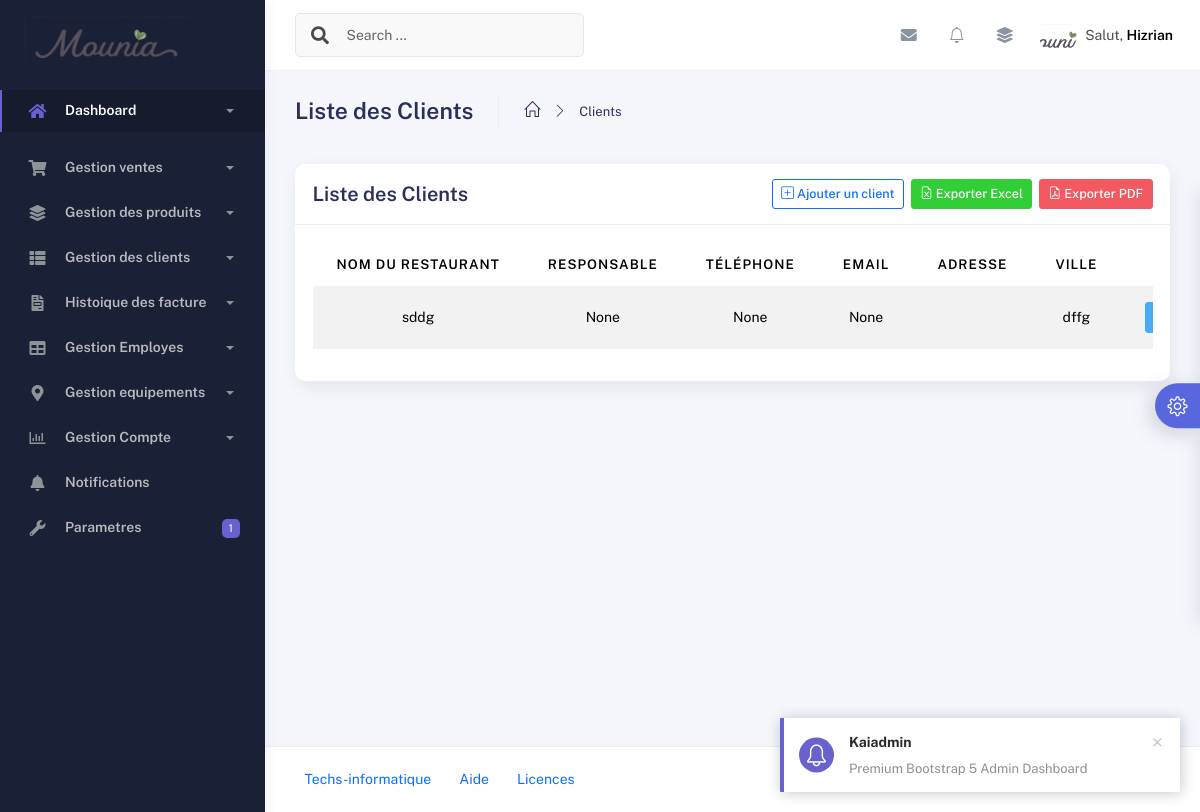
/clients/, run on the app's committed database.
### application/models.py (models this page shows, shortened)
class ParametresMounia(models.Model):
    nom_hotel = models.CharField(max_length=100, default="Mon app")
    adresse = models.TextField(default="Adresse par défaut")
    email_contact = models.EmailField(default="contact@mounia.com")
    telephone_contact = models.CharField(max_length=20, default="+123456789")
    politique_annulation = models.TextField(
        default="Annulation gratuite jusqu'à 48h avant l'arrivée.",
        help_text="Texte explicatif pour les annulations"
    )
    logo = models.ImageField(upload_to='hotel_logos/', blank=True, null=True)  # Optionnel
    class Meta:
        verbose_name_plural = "Paramètres de mounia"  # Nom correct dans l'admin Django

class Client(models.Model):
    nom = models.CharField(max_length=150, verbose_name="Nom du restaurant")
    responsable = models.CharField(max_length=100, verbose_name="Nom du responsable", blank=True, null=True)
    telephone = models.CharField(
        max_length=20,
        verbose_name="Téléphone",
        unique=True,
        blank=True,
        null=True  # Ajouter null=True
    )
    ice = models.CharField(
        max_length=15,
        verbose_name="ICE",
        unique=False,
        blank=True,
        null=True
    )
    email = models.EmailField(blank=True, null=True, verbose_name="Email")
    adresse = models.TextField(verbose_name="Adresse", blank=True, null=True)
    ville = models.CharField(max_length=100, verbose_name="Ville")
    prix_livraison = models.DecimalField(
        max_digits=10,
        decimal_places=2,
        verbose_name="Prix de livraison (en MAD)"
    )
    date_creation = models.DateTimeField(auto_now_add=True, verbose_name="Date d'ajout")
    class Meta:
        verbose_name = "Client (Restaurant)"
        verbose_name_plural = "Clients (Restaurants)"
        ordering = ["nom"]

### application/views.py (the view)
# urls.py: path("clients/", views.liste_clients, name="liste_clients"),
def liste_clients(request):
    clients = Client.objects.all()
    return render(request, "clients/liste_clients.html", {"clients": clients})

### application/context_processors.py (called while the page is built)
def parametres_mounia(request):
    return {
        'parametres': ParametresMounia.objects.first() or None
    }

### templates/clients/liste_clients.html (shortened to what this page needs)
{% extends "base.html" %}
{% load static %}
{% block content %}
<div class="container">
  <div class="page-inner">
    <div class="page-header">
      <h3 class="fw-bold mb-3">Liste des Clients</h3>
      <ul class="breadcrumbs mb-3">
        <li class="nav-home">
          <a href="{% url 'home' %}">
            <i class="icon-home"></i>
          </a>
        </li>
        <li class="separator">
          <i class="icon-arrow-right"></i>
        </li>
        <li class="nav-item">
          <a href="{% url 'liste_clients' %}">Clients</a>
        </li>
      </ul>
    </div>
    <div class="row">
      <div class="col-md-12">
        <div class="card">
          <div class="card-header">
            <div class="d-flex align-items-center">
              <h4 class="card-title">Liste des Clients</h4>
              <a
                href="{% url 'ajouter_client' %}"
                class="btn btn-outline-primary ms-auto me-2"
              >
                <i class="bi bi-plus-square"></i> Ajouter un client
              </a>
              <a
                href=""
                class="btn btn-success me-2"
              >
                <i class="bi bi-file-earmark-excel"></i> Exporter Excel
              </a>
              <a
                href=""
                class="btn btn-danger"
              >
                <i class="bi bi-file-earmark-pdf"></i> Exporter PDF
              </a>
            </div>
          </div>
          <div class="card-body">
            <div class="table-responsive">
              <table
                id="clients-table"
                class="display table table-striped table-hover"
              >
                <thead>
                  <tr>
                    <th style="width: 200px">Nom du Restaurant</th>
                    <th style="width: 150px">Responsable</th>
                    <th style="width: 120px">Téléphone</th>
                    <th style="width: 200px">Email</th>
                    <th style="width: 250px">Adresse</th>
                    <th style="width: 120px">Ville</th>
                    <th style="width: 200px">Actions</th>
                  </tr>
                </thead>
                <tbody>
                  {% for client in clients %}
                  <tr>
                    <td>{{ client.nom }}</td>
                    <td>{{ client.responsable }}</td>
                    <td>{{ client.telephone }}</td>
                    <td>{{ client.email }}</td>
                    <td>{{ client.adresse }}</td>
                    <td>{{ client.ville }}</td>
                    <td>
                      <div class="d-flex justify-content-center">
                        <a
                          href="{% url 'detail_client' client.pk %}"
                          class="btn btn-info btn me-2"
                          data-toggle="tooltip"
                          title="Détails"
                        >
                        </a>
                      </div>
                    </td>
                  </tr>
                  {% endfor %}
                </tbody>
              </table>
            </div>
          </div>
        </div>
      </div>
    </div>
  </div>
</div>
{% endblock content %}

### templates/base.html (shortened to what this page needs)
{% load static %}
<!DOCTYPE html>
<html lang="fr">
  <head>
    <link href="https://cdn.jsdelivr.net/npm/bootstrap@5.3.0/dist/css/bootstrap.min.css" rel="stylesheet">
    <link href="https://cdn.jsdelivr.net/npm/bootstrap-icons@1.10.0/font/bootstrap-icons.css" rel="stylesheet">
    <link href="https://cdnjs.cloudflare.com/ajax/libs/font-awesome/5.15.4/css/all.min.css" rel="stylesheet">
    <link href="https://cdn.jsdelivr.net/npm/@fullcalendar/core/main.css" rel="stylesheet">
    <link href="https://cdn.jsdelivr.net/npm/@fullcalendar/daygrid/main.css" rel="stylesheet">
    <link href="https://cdn.jsdelivr.net/npm/@fullcalendar/timegrid/main.css" rel="stylesheet">
<link href="https://cdn.jsdelivr.net/npm/bootstrap@5.3.0/dist/css/bootstrap.min.css" rel="stylesheet">
<link href="https://cdn.jsdelivr.net/npm/bootstrap-icons/font/bootstrap-icons.css" rel="stylesheet">
<link rel="stylesheet" href="{% static 'assets/css/notifications.css' %}">
    <link rel="stylesheet" href="{% static 'assets/css/bootstrap.min.css' %}" />
    <link rel="stylesheet" href="{% static 'assets/css/plugins.min.css' %}" />
    <link rel="stylesheet" href="{% static 'assets/css/kaiadmin.min.css' %}" />
    <link rel="stylesheet" href="{% static 'assets/css/demo.css' %}" />
  </head>
  <body>
    <div class="wrapper">
      <div class="sidebar" data-background-color="dark">
        <div class="sidebar-logo">
<div class="logo-header" data-background-color="dark">
  <a href="{% url 'home' %}" class="logo">
    {% if parametres.logo %}
      <img src="{{ parametres.logo.url }}"
           alt="{{ parametres.nom_hotel }}"
           class="navbar-brand custom-logo"
           style="max-height: 100px; width: auto; max-width: 180px;">
    {% else %}
      <img src="{% static 'assets/img/kaiadmin/logo_light.svg' %}"
           alt="Logo par défaut"
           class="navbar-brand custom-logo"
           style="max-height: 60px; width: auto; max-width: 180px;">
    {% endif %}
  </a>
</div>
        </div>
        <div class="sidebar-wrapper scrollbar scrollbar-inner">
          <div class="sidebar-content">
            <ul class="nav nav-secondary">
              <li class="nav-item active">
                <a
                  data-bs-toggle="collapse"
                  href="{% url 'home'%}"
                  class="collapsed"
                  aria-expanded="false"
                >
                  <i class="fas fa-home"></i>
                  <p>Dashboard</p>
                  <span class="caret"></span>
                </a>
              </li>
                <li class="nav-item">
                <a data-bs-toggle="collapse" href="#submenu">
                  <i class="fas fa-shopping-cart"></i>
                  <p>Gestion ventes </p>
                  <span class="caret"></span>
                </a>
              </li>
              <li class="nav-item">
                <a data-bs-toggle="collapse" href="#base">
                  <i class="fas fa-layer-group"></i>
                  <p>Gestion des produits</p>
                  <span class="caret"></span>
                </a>
              </li>
              <li class="nav-item">
                <a data-bs-toggle="collapse" href="#sidebarLayouts">
                  <i class="fas fa-th-list"></i>
                  <p>Gestion des clients</p>
                  <span class="caret"></span>
                </a>
              <li class="nav-item">
                <a data-bs-toggle="collapse" href="#forms">
                  <i class="fas fa-file-invoice"></i>
                  <p>Histoique des facture </p>
                  <span class="caret"></span>
                </a>
              </li>
              <li class="nav-item">
                <a data-bs-toggle="collapse" href="#tables">
                  <i class="fas fa-table"></i>
                  <p>Gestion Employes</p>
                  <span class="caret"></span>
                </a>
              </li>
              <li class="nav-item">
                <a data-bs-toggle="collapse" href="#maps">
                  <i class="fas fa-map-marker-alt"></i>
                  <p>Gestion equipements</p>
                  <span class="caret"></span>
                </a>
              </li>
              <li class="nav-item">
                <a data-bs-toggle="collapse" href="#">
                  <i class="far fa-chart-bar"></i>
                  <p>Gestion  Compte</p>
                  <span class="caret"></span>
                </a>
              </li>
            <li class="nav-item dropdown dropdown-notifications">
    <a class="nav-link" href="#" data-bs-toggle="dropdown">
        <i class="fas fa-bell"></i>
        <p>Notifications</p>
    </a>
</li>
              <li class="nav-item">
                <a href="{% url 'parametres_app' %}">
                  <i class="fas fa-wrench"></i>
                  <p>Parametres</p>
                  <span class="badge badge-secondary">1</span>
                </a>
              </li>
            </ul>
          </div>
        </div>
      </div>
      <div class="main-panel">
        <div class="main-header">
          <nav
            class="navbar navbar-header navbar-header-transparent navbar-expand-lg border-bottom"
          >
            <div class="container-fluid">
              <nav
                class="navbar navbar-header-left navbar-expand-lg navbar-form nav-search p-0 d-none d-lg-flex"
              >
                <div class="input-group">
                  <div class="input-group-prepend">
                    <button type="submit" class="btn btn-search pe-1">
                      <i class="fa fa-search search-icon"></i>
                    </button>
                  </div>
                  <input
                    type="text"
                    placeholder="Search ..."
                    class="form-control"
                  />
                </div>
              </nav>
              <ul class="navbar-nav topbar-nav ms-md-auto align-items-center">
                <li class="nav-item topbar-icon dropdown hidden-caret">
                  <a
                    class="nav-link dropdown-toggle"
                    href="#"
                    id="messageDropdown"
                    role="button"
                    data-bs-toggle="dropdown"
                    aria-haspopup="true"
                    aria-expanded="false"
                  >
                    <i class="fa fa-envelope"></i>
                  </a>
                </li>
<li class="nav-item dropdown dropdown-notifications">
    <a class="nav-link nav-icon" href="#" data-bs-toggle="dropdown">
        <i class="bi bi-bell"></i>
    </a>
</li>
<div id="toast-container" class="toast-container position-fixed top-0 end-0 p-3" style="z-index: 9999;"></div>
                <li class="nav-item topbar-icon dropdown hidden-caret">
                  <a
                    class="nav-link"
                    data-bs-toggle="dropdown"
                    href="#"
                    aria-expanded="false"
                  >
                    <i class="fas fa-layer-group"></i>
                  </a>
                </li>
                <li class="nav-item topbar-user dropdown hidden-caret">
                    <a
                      class="dropdown-toggle profile-pic"
                      data-bs-toggle="dropdown"
                      href="#"
                      aria-expanded="false"
                    >
                      <div class="avatar-sm">
                        <img
                          src="{% static 'assets/img/MOUNIA_LOGO.png' %}"
                          alt="..."
                          class="avatar-img rounded-circle"
                        />
                      </div>
                      <span class="profile-username">
                        <span class="op-7">Salut,</span>
                        <span class="fw-bold">Hizrian</span>
                      </span>
                    </a>
                  </li>
                  </ul>
                  </div>
                  </nav>
                  </div>
                  {% block content %} {% endblock content %}
                  <footer class="footer">
                    <div class="container-fluid d-flex justify-content-between">
                      <nav class="pull-left">
                        <ul class="nav">
                          <li class="nav-item">
                            <a class="nav-link" href="https://techsinformatique.com">
                              Techs-informatique
                            </a>
                          </li>
                          <li class="nav-item">
                            <a class="nav-link" href="#"> Aide </a>
                          </li>
                          <li class="nav-item">
                            <a class="nav-link" href="#"> Licences </a>
                          </li>
                        </ul>
                      </nav>
                      <div class="copyright">
                        <a href="">Techs-informatique</a>
                      </div>
                    </div>
                  </footer>
                  </div>
                  <div class="custom-template">
                    <div class="custom-toggle">
                      <i class="icon-settings"></i>
                    </div>
                  </div>
                  </body>
                  </html>

### static/assets/css/demo.css (style rules this page uses)
.custom-template { position: fixed; top: 50%; transform: translateY(-50%); right: -325px; width: 325px; height: max-content; display: block; z-index: 1; background: #ffffff; transition: all .3s; z-index: 1003; box-shadow: -1px 1px 20px rgba(69, 65, 78, 0.15); border-top-left-radius: 5px; border-bottom-left-radius: 5px; transition: all .5s; }
.custom-template .custom-toggle { position: absolute; width: 45px; height: 45px; background: #5867dd; top: 50%; left: -45px; transform: translateY(-50%); display: flex; align-items: center; justify-content: center; text-align: center; border-top-left-radius: 30px; border-bottom-left-radius: 30px; cursor: pointer; color: #ffffff; box-shadow: -5px 5px 20px rgba(69, 65, 78, 0.21); }
.custom-template .custom-toggle i { font-size: 20px; animation: 1.3s spin linear infinite; }

### templates/clients/liste_clients.html (style rules this page uses)
.table-responsive { overflow-x: auto !important; }
table { width: 100%; table-layout: auto; white-space: nowrap; }
th, td { text-align: center; vertical-align: middle; }
.btn { padding: 0.35rem 0.6rem; font-size: 0.9rem; }
.d-flex.justify-content-center { gap: 0.4rem; flex-wrap: nowrap; }

### data on the page
ParametresMounia: logo (picture)
Client: nom "sddg", responsable "None", telephone "None", email "None", ville "dffg"
